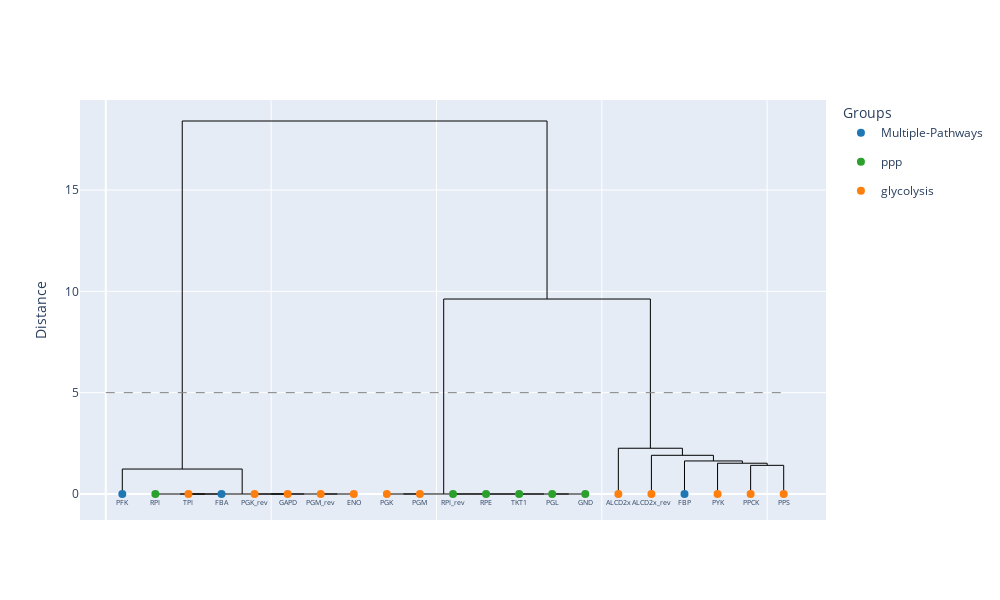

The notebook cell saved with this chart:
### Markdown cell above
### Clustering and Dendrogram plot

### Code cell
dissimilarity_matrix_1, labels_1, clusters_1 = clustering_of_correlation_matrix(mixed_correlation_matrix_no_metabolites, 
                                                                reactions=extended_reactions, 
                                                                linkage="ward", 
                                                                t = 1.0, 
                                                                correction=False)

plot_dendrogram(dissimilarity_matrix_1, 
                extended_reactions, 
                show_labels = True, 
                t = 5, 
                linkage = "ward", 
                group_map=group_map,
                label_fontsize = 7)

### Figure 1 — Plotly figure (JSON) as saved in the notebook; plotly's stock layout.template omitted (floating-point values rounded to 4 significant figures)
{"data": [{"hoverinfo": "none", "line": {"color": "black", "width": 1}, "mode": "lines", "showlegend": false, "type": "scatter", "x": [25, 25, 35, 35], "y": [0, 0, 0, 0]}, {"hoverinfo": "none", "line": {"color": "black", "width": 1}, "mode": "lines", "showlegend": false, "type": "scatter", "x": [15, 15, 30, 30], "y": [0, 0.0001088, 0.0001088, 0]}, {"hoverinfo": "none", "line": {"color": "black", "width": 1}, "mode": "lines", "showlegend": false, "type": "scatter", "x": [45, 45, 55, 55], "y": [0, 3.14e-16, 3.14e-16, 0]}, {"hoverinfo": "none", "line": {"color": "black", "width": 1}, "mode": "lines", "showlegend": false, "type": "scatter", "x": [65, 65, 75, 75], "y": [0, 3.682e-16, 3.682e-16, 0]}, {"hoverinfo": "none", "line": {"color": "black", "width": 1}, "mode": "lines", "showlegend": false, "type": "scatter", "x": [50, 50, 70, 70], "y": [3.14e-16, 0.0003671, 0.0003671, 3.682e-16]}, {"hoverinfo": "none", "line": {"color": "black", "width": 1}, "mode": "lines", "showlegend": false, "type": "scatter", "x": [22.5, 22.5, 60, 60], "y": [0.0001088, 0.0006886, 0.0006886, 0.0003671]}, {"hoverinfo": "none", "line": {"color": "black", "width": 1}, "mode": "lines", "showlegend": false, "type": "scatter", "x": [5, 5, 41.25, 41.25], "y": [0, 1.231, 1.231, 0.0006886]}, {"hoverinfo": "none", "line": {"color": "black", "width": 1}, "mode": "lines", "showlegend": false, "type": "scatter", "x": [85, 85, 95, 95], "y": [0, 0.0002596, 0.0002596, 0]}, {"hoverinfo": "none", "line": {"color": "black", "width": 1}, "mode": "lines", "showlegend": false, "type": "scatter", "x": [135, 135, 145, 145], "y": [0, 3.846e-16, 3.846e-16, 0]}, {"hoverinfo": "none", "line": {"color": "black", "width": 1}, "mode": "lines", "showlegend": false, "type": "scatter", "x": [125, 125, 140, 140], "y": [0, 3.816e-05, 3.816e-05, 3.846e-16]}, {"hoverinfo": "none", "line": {"color": "black", "width": 1}, "mode": "lines", "showlegend": false, "type": "scatter", "x": [115, 115, 132.5, 132.5], "y": [0, 0.0001353, 0.0001353, 3.816e-05]}, {"hoverinfo": "none", "line": {"color": "black", "width": 1}, "mode": "lines", "showlegend": false, "type": "scatter", "x": [105, 105, 123.8, 123.8], "y": [0, 0.000472, 0.000472, 0.0001353]}, {"hoverinfo": "none", "line": {"color": "black", "width": 1}, "mode": "lines", "showlegend": false, "type": "scatter", "x": [90, 90, 114.4, 114.4], "y": [0.0002596, 0.0008845, 0.0008845, 0.000472]}, {"hoverinfo": "none", "line": {"color": "black", "width": 1}, "mode": "lines", "showlegend": false, "type": "scatter", "x": [195, 195, 205, 205], "y": [0, 1.414, 1.414, 0]}, {"hoverinfo": "none", "line": {"color": "black", "width": 1}, "mode": "lines", "showlegend": false, "type": "scatter", "x": [185, 185, 200, 200], "y": [0, 1.518, 1.518, 1.414]}, {"hoverinfo": "none", "line": {"color": "black", "width": 1}, "mode": "lines", "showlegend": false, "type": "scatter", "x": [175, 175, 192.5, 192.5], "y": [0, 1.631, 1.631, 1.518]}, {"hoverinfo": "none", "line": {"color": "black", "width": 1}, "mode": "lines", "showlegend": false, "type": "scatter", "x": [165, 165, 183.8, 183.8], "y": [0, 1.91, 1.91, 1.631]}, {"hoverinfo": "none", "line": {"color": "black", "width": 1}, "mode": "lines", "showlegend": false, "type": "scatter", "x": [155, 155, 174.4, 174.4], "y": [0, 2.258, 2.258, 1.91]}, {"hoverinfo": "none", "line": {"color": "black", "width": 1}, "mode": "lines", "showlegend": false, "type": "scatter", "x": [102.2, 102.2, 164.7, 164.7], "y": [0.0008845, 9.62, 9.62, 2.258]}, {"hoverinfo": "none", "line": {"color": "black", "width": 1}, "mode": "lines", "showlegend": false, "type": "scatter", "x": [23.12, 23.12, 133.4, 133.4], "y": [1.231, 18.41, 18.41, 9.62]}, {"legendgroup": "Multiple-Pathways", "marker": {"color": "rgba(31, 119, 180, 1.0)", "size": 8}, "mode": "markers+text", "name": "Multiple-Pathways", "showlegend": true, "text": ["PFK", "FBA", "FBP"], "textfont": {"size": 7}, "textposition": "bottom center", "type": "scatter", "x": [5, 35, 175], "y": [0, 0, 0]}, {"legendgroup": "ppp", "marker": {"color": "rgba(44, 160, 44, 1.0)", "size": 8}, "mode": "markers+text", "name": "ppp", "showlegend": true, "text": ["RPI", "RPI_rev", "RPE", "TKT1", "PGL", "GND"], "textfont": {"size": 7}, "textposition": "bottom center", "type": "scatter", "x": [15, 105, 115, 125, 135, 145], "y": [0, 0, 0, 0, 0, 0]}, {"legendgroup": "glycolysis", "marker": {"color": "rgba(255, 127, 14, 1.0)", "size": 8}, "mode": "markers+text", "name": "glycolysis", "showlegend": true, "text": ["TPI", "PGK_rev", "GAPD", "PGM_rev", "ENO", "PGK", "PGM", "ALCD2x", "ALCD2x_rev", "PYK", "PPCK", "PPS"], "textfont": {"size": 7}, "textposition": "bottom center", "type": "scatter", "x": [25, 45, 55, 65, 75, 85, 95, 155, 165, 185, 195, 205], "y": [0, 0, 0, 0, 0, 0, 0, 0, 0, 0, 0, 0]}], "layout": {"height": 600, "legend": {"title": {"text": "Groups"}}, "shapes": [{"line": {"color": "gray", "dash": "dash", "width": 1}, "type": "line", "x0": 0, "x1": 205, "y0": 5, "y1": 5}], "title": {"text": ""}, "width": 1000, "xaxis": {"showticklabels": false}, "yaxis": {"title": {"text": "Distance"}}}}
